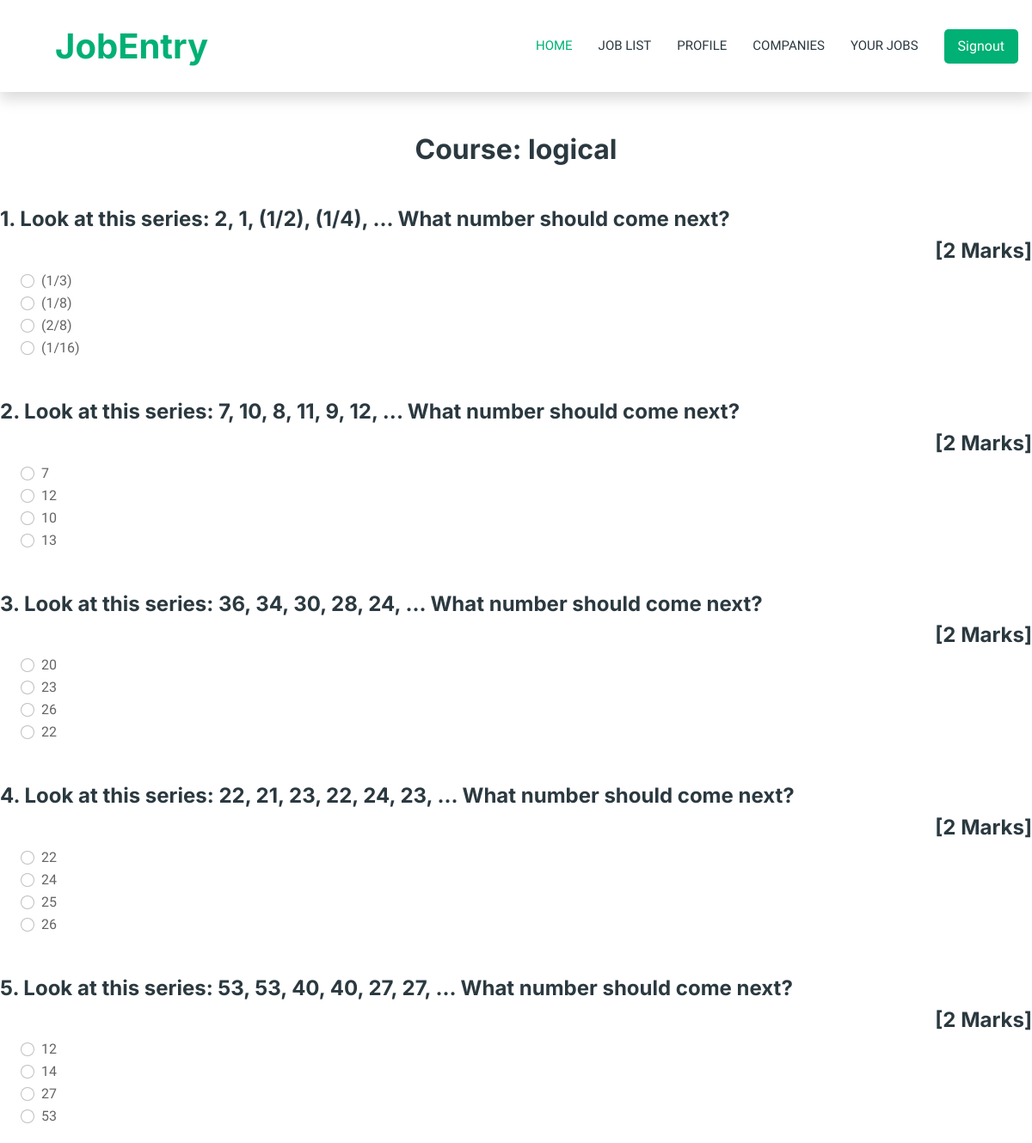
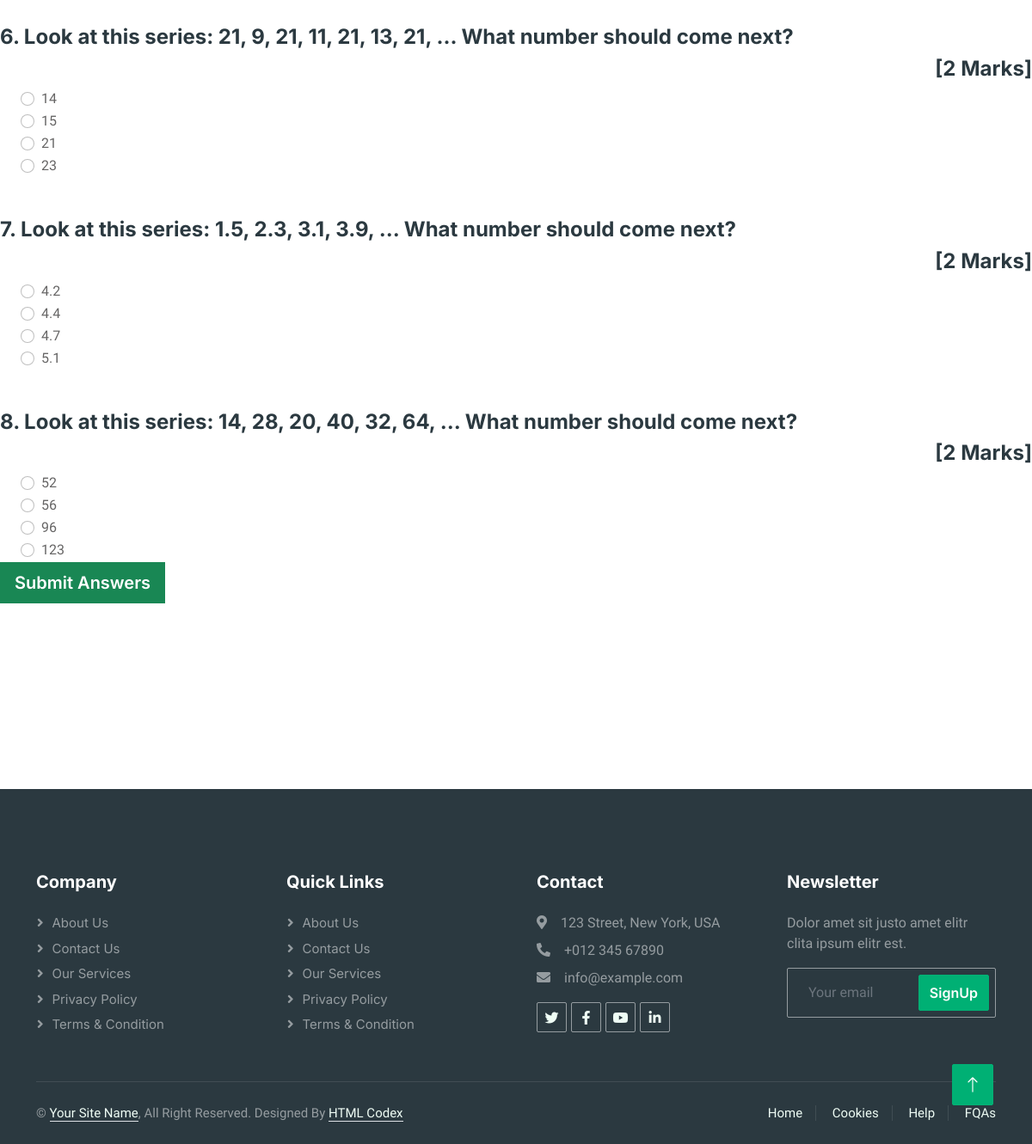
The page /start-exam/1 (signed in) on the database its author committed (2 pictures, top to bottom).
### exam_app/models.py (models this page shows, shortened)
class Course(models.Model):
   course_name = models.CharField(max_length=50)
   question_number = models.PositiveIntegerField()
   total_marks = models.PositiveIntegerField()

class Question(models.Model):
    course=models.ForeignKey(Course,on_delete=models.CASCADE)
    marks=models.PositiveIntegerField()
    question=models.CharField(max_length=600)
    option1=models.CharField(max_length=200)
    option2=models.CharField(max_length=200)
    option3=models.CharField(max_length=200)
    option4=models.CharField(max_length=200)
    cat=(('Option1','Option1'),('Option2','Option2'),('Option3','Option3'),('Option4','Option4'))
    answer=models.CharField(max_length=200,choices=cat)

### users_app/views.py (the view)
# urls.py: path('start-exam/<int:pk>', views.start_exam,name='start-exam'),
def start_exam(request, pk):
    course = QMODEL.Course.objects.get(id=pk)
    questions = QMODEL.Question.objects.all().filter(course=course)
    user_profile = UserProfile.objects.filter(user_ID=request.user.id).first()
    if not user_profile:
        messages.warning(request, "Please create a profile before starting the exam.")
        return redirect("create_profile")
    if request.method == 'POST':
        pass
    response = render(request, 'users/start_exam.html', {'course': course, 'questions': questions})
    response.set_cookie('course_id', course.id)
    return response

### templates/users/start_exam.html (shortened to what this page needs)
{%extends "job-list.html"%}
{% block content %}
{%load static%}
<div class="jumbotron my-4">
  <form class="form" autocomplete="off" onsubmit="return saveAns()" action="{% url 'calculate-marks' %}" method="POST">
    <h2 class="mt-5" style="text-align: center;">Course: {{course.course_name}}</h2>
    {% for q in questions %}
        <h4 class="text-dark mt-5">{{ forloop.counter }}. {{q.question}}</h4><h4 style="text-align: right;">[{{q.marks}} Marks]</h4>
        <div class="form-check mx-4">
            <input class="form-check-input" type="radio" name="{{ forloop.counter }}" id="{{q.option1}}" value="Option1" required>
            <label class="form-check-label" for="option1">
                {{q.option1}}
            </label>
        </div>
        <div class="form-check mx-4">
            <input class="form-check-input" type="radio" name="{{ forloop.counter }}" id="{{q.option2}}" value="Option2" required>
            <label class="form-check-label" for="option2">
                {{q.option2}}
            </label>
        </div>
        <div class="form-check mx-4">
            <input class="form-check-input" type="radio" name="{{ forloop.counter }}" id="{{q.option3}}" value="Option3" required>
            <label class="form-check-label" for="option3">
                {{q.option3}}
            </label>
        </div>
        <div class="form-check mx-4">
            <input class="form-check-input" type="radio" name="{{ forloop.counter }}" id="{{q.option4}}" value="Option4" required>
            <label class="form-check-label" for="option4">
                {{q.option4}}
            </label>
        </div>
    {% endfor %}
    <input class="btn btn-success btn-lg" style="border-radius: 0%;" type="submit" value="Submit Answers">
</form>
</div>
<br><br><br><br><br><br>
{% endblock content %}

### static/css/style.css (style rules this page uses)
:root { --primary: #00B074; --secondary: #2B9BFF; --light: #EFFDF5; --dark: #2B3940; }
.btn { font-family: 'Inter', sans-serif; font-weight: 600; transition: .5s; }

### rows shown on the page
Course: course_name "logical"
Question: question "Look at this series: 2, 1, (1/2), (1/4), ... What number should come next?", marks "2", option1 "(1/3)", option2 "(1/8)", option3 "(2/8)", option4 "(1/16)"
Question: question "Look at this series: 7, 10, 8, 11, 9, 12, ... What number should come next?", marks "2", option1 "7", option2 "12", option3 "10", option4 "13"
Question: question "Look at this series: 36, 34, 30, 28, 24, ... What number should come next?", marks "2", option1 "20", option2 "23", option3 "26", option4 "22"
Question: question "Look at this series: 22, 21, 23, 22, 24, 23, ... What number should come next?", marks "2", option1 "22", option2 "24", option3 "25", option4 "26"
Question: question "Look at this series: 53, 53, 40, 40, 27, 27, ... What number should come next?", marks "2", option1 "12", option2 "14", option3 "27", option4 "53"
Question: question "Look at this series: 21, 9, 21, 11, 21, 13, 21, ... What number should come next?", marks "2", option1 "14", option2 "15", option3 "21", option4 "23"
Question: question "Look at this series: 1.5, 2.3, 3.1, 3.9, ... What number should come next?", marks "2", option1 "4.2", option2 "4.4", option3 "4.7", option4 "5.1"
Question: question "Look at this series: 14, 28, 20, 40, 32, 64, ... What number should come next?", marks "2", option1 "52", option2 "56", option3 "96", option4 "123"
